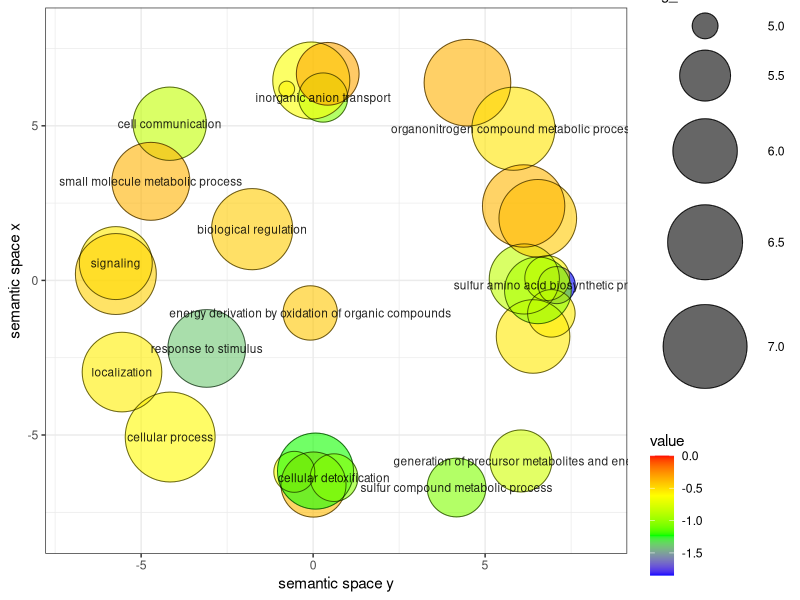

Here is the R script that generated this plot:
# A plotting R script produced by the Revigo server at http://revigo.irb.hr/
# If you found Revigo useful in your work, please cite the following reference:
# Supek F et al. "REVIGO summarizes and visualizes long lists of Gene Ontology
# terms" PLoS ONE 2011. doi:10.1371/journal.pone.0021800

# --------------------------------------------------------------------------
# If you don't have the ggplot2 package installed, uncomment the following line:
# install.packages( "ggplot2" );
library( ggplot2 );

# --------------------------------------------------------------------------
# If you don't have the scales package installed, uncomment the following line:
# install.packages( "scales" );
library( scales );

# --------------------------------------------------------------------------
# Here is your data from Revigo. Scroll down for plot configuration options.

revigo.names <- c("term_ID","description","frequency","plot_X","plot_Y","log_size","value","uniqueness","dispensability");
revigo.data <- rbind(c("GO:0000097","sulfur amino acid biosynthetic process",0.4753877262335075,7.079857780423191,-0.15235264817981273,5.15510516225765,-1.8469477249328912,0.5716717975884682,0),
c("GO:0006082","organic acid metabolic process",8.895121929802153,6.393542619815055,-1.8131461836105467,6.427206226819538,-0.5437129366833218,0.6658690462332177,0.61251244),
c("GO:0006091","generation of precursor metabolites and energy",2.62835465282124,6.0402250997305185,-5.838840194815027,5.897738674144431,-0.8018076918319963,0.9073368285578826,0.09500459),
c("GO:0006790","sulfur compound metabolic process",1.9505422206753265,4.168534142867215,-6.6982641103621345,5.768210254776623,-1.059687761181327,0.9109084089527538,0.07750958),
c("GO:0006817","phosphate ion transport",0.30014789529928176,-0.7665292403737487,6.189181394170741,4.955394273952119,-0.5166295478351316,0.956076617139611,0.2631356),
c("GO:0006979","response to oxidative stress",0.5712981471310761,-0.5468776817221014,-6.190069344860872,5.23491950292478,-0.638272163982407,0.891832869226255,0.32943569),
c("GO:0007154","cell communication",8.661893464294382,-4.169628475712722,5.066713583940737,6.415667163528361,-0.851922023237494,0.9807093886406353,0.01353463),
c("GO:0009066","aspartate family amino acid metabolic process",0.8335242561063357,6.9255575979135555,-1.066050284361533,5.398974134528076,-0.5509074688805811,0.6325983083347048,0.66063227),
c("GO:0009067","aspartate family amino acid biosynthetic process",0.7067468781798288,6.805111106475832,0.07514516391201607,5.327320101614222,-0.583575861810416,0.5786421363389637,0.64913149),
c("GO:0009987","cellular process",79.12519251933975,-4.155866332452945,-5.065006077410628,7.376368956838209,-0.5975511803812137,1,-0),
c("GO:0015698","inorganic anion transport",0.9322319949846516,0.29048498279833845,5.914165253951962,5.447579712626874,-1.0584438482682899,0.9512937908093378,-0),
c("GO:0015980","energy derivation by oxidation of organic compounds",1.3592204656440126,-0.08306994391246504,-1.052459252815491,5.611345126683129,-0.4238752750649395,0.9148805976911936,0.08739706),
c("GO:0016053","organic acid biosynthetic process",4.173911088262467,6.533924735095675,-0.32088347134527634,6.0985976985445784,-1.0326813993178685,0.5703824989224806,0.61893742),
c("GO:0023052","signaling",8.271383217529026,-5.736449847464501,0.560019367671576,6.395632475900429,-0.545118569364387,0.9232952786206415,-0),
c("GO:0042221","response to chemical",3.5497133630507625,0.010435598517094524,-6.601194320551167,6.028247851305722,-0.3828182162422073,0.8679191920715416,0.40359782),
c("GO:0044237","cellular metabolic process",49.22533251163365,4.486539027281587,6.392990136028507,7.170242846650484,-0.3554019030792011,0.9102700706598471,0.15404898),
c("GO:0044281","small molecule metabolic process",15.15473791824727,-4.716970462205184,3.204106805096776,6.658602684396198,-0.36184832601960887,0.9377580957943215,0.04072701),
c("GO:0044283","small molecule biosynthetic process",6.034460163531009,6.1390604993801645,0.04729040181829377,6.258692822898982,-0.8610818296184172,0.6650192013379407,0.392549),
c("GO:0050789","regulation of biological process",22.28177859663912,-5.735010801197,0.20636024705994774,6.826004078243962,-0.46044719211772533,0.9113642044228616,0.56543827),
c("GO:0050896","response to stimulus",14.674014998147983,-3.093041930467217,-2.2000743303966246,6.644603215942828,-1.3880856019928933,1,-0),
c("GO:0051179","localization",18.792076186036212,-5.556328275671091,-2.964250095193556,6.75202900021518,-0.5574951460581747,1,-0),
c("GO:0051716","cellular response to stimulus",12.016805727629972,0.0694687188021076,-6.1663548393346295,6.557843319194743,-1.225775095131081,0.8312768107482004,0.60012237),
c("GO:0055085","transmembrane transport",13.53545668727302,-0.053767932869177505,6.46408342004298,6.609527179077396,-0.636425622989554,0.9200058663577834,0.49518182),
c("GO:0065007","biological regulation",23.052697479340427,-1.7724409440575086,1.6573001543230448,6.8407759726007304,-0.44184725003321185,1,-0),
c("GO:0098660","inorganic ion transmembrane transport",2.8120629398541377,0.42394313517504756,6.681156011342027,5.9270797094445795,-0.32642067823700904,0.9309879342010375,0.33452738),
c("GO:1901564","organonitrogen compound metabolic process",29.993834591427927,5.822495817299042,4.904600700961288,6.955086199151694,-0.5273386086990232,0.8773688524431605,0.11190784),
c("GO:1901566","organonitrogen compound biosynthetic process",14.63667861962968,6.531127471572679,2.0081062489168513,6.643496794616454,-0.43919819194439746,0.7493244212115991,0.26208529),
c("GO:1901576","organic substance biosynthetic process",27.07678740968754,6.119512703801122,2.4071393042797555,6.910651347384342,-0.3693179286072255,0.7806322885985851,0.56219288),
c("GO:1990748","cellular detoxification",0.8428541930100178,0.6079718175921851,-6.378316016295723,5.403808324413346,-1.0403958213970894,0.8290639328425184,0.0096546));

one.data <- data.frame(revigo.data);
names(one.data) <- revigo.names;
one.data <- one.data [(one.data$plot_X != "null" & one.data$plot_Y != "null"), ];
one.data$plot_X <- as.numeric( as.character(one.data$plot_X) );
one.data$plot_Y <- as.numeric( as.character(one.data$plot_Y) );
one.data$log_size <- as.numeric( as.character(one.data$log_size) );
one.data$value <- as.numeric( as.character(one.data$value) );
one.data$frequency <- as.numeric( as.character(one.data$frequency) );
one.data$uniqueness <- as.numeric( as.character(one.data$uniqueness) );
one.data$dispensability <- as.numeric( as.character(one.data$dispensability) );
#head(one.data);


# --------------------------------------------------------------------------
# Names of the axes, sizes of the numbers and letters, names of the columns,
# etc. can be changed below

p1 <- ggplot( data = one.data );
p1 <- p1 + geom_point( aes( plot_X, plot_Y, colour = value, size = log_size), alpha = I(0.6) );
p1 <- p1 + scale_colour_gradientn( colours = c("blue", "green", "yellow", "red"), limits = c( min(one.data$value), 0) );
p1 <- p1 + geom_point( aes(plot_X, plot_Y, size = log_size), shape = 21, fill = "transparent", colour = I (alpha ("black", 0.6) ));
p1 <- p1 + scale_size( range=c(5, 30)) + theme_bw(); # + scale_fill_gradientn(colours = heat_hcl(7), limits = c(-300, 0) );
ex <- one.data [ one.data$dispensability < 0.15, ];
p1 <- p1 + geom_text( data = ex, aes(plot_X, plot_Y, label = description), colour = I(alpha("black", 0.85)), size = 3 );
p1 <- p1 + labs (y = "semantic space x", x = "semantic space y");
p1 <- p1 + theme(legend.key = element_blank()) ;
one.x_range = max(one.data$plot_X) - min(one.data$plot_X);
one.y_range = max(one.data$plot_Y) - min(one.data$plot_Y);
p1 <- p1 + xlim(min(one.data$plot_X)-one.x_range/10,max(one.data$plot_X)+one.x_range/10);
p1 <- p1 + ylim(min(one.data$plot_Y)-one.y_range/10,max(one.data$plot_Y)+one.y_range/10);


# --------------------------------------------------------------------------
# Output the plot to screen
pdf( file="H_T2_VS_T3_scatterplot.pdf", width=16, height=9 ) 
p1
dev.off()

